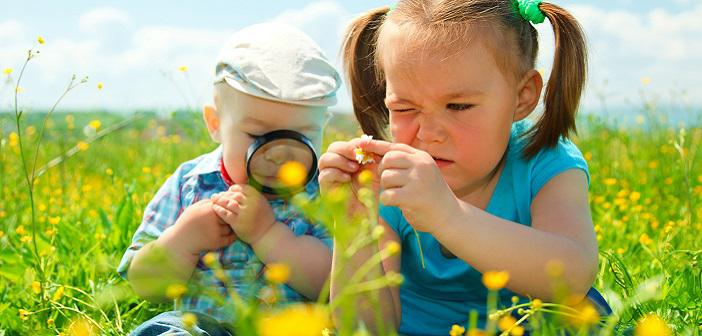
#> input picture BasicOpenCVFunctions/ornek.jpg, 702 x 336 px
$ python basicFunctions.py
#> lines starting #> are read from the running program, lines starting #| are printed output that depends on the picture
import cv2

# ------------------------------------------
# OpenCV Temel Fonksiyonlar Örneği
# ------------------------------------------
# Bu örnekte 3 temel fonksiyon kullanılmaktadır:
# 1. imread(): Görüntü dosyasını okuma
# 2. resize(): Görüntünün boyutunu yeniden ayarlama
# 3. imshow(): Görüntüyü ekranda gösterme

# Görüntüyü dosyadan oku
img = cv2.imread("ornek.jpg")
#> img is the input picture: shape (336, 702, 3); mean B, G, R 109.1, 169.4, 162.5

# Görüntüyü 500x400 boyutlarına yeniden boyutlandır
resized_img = cv2.resize(img, (500, 400))
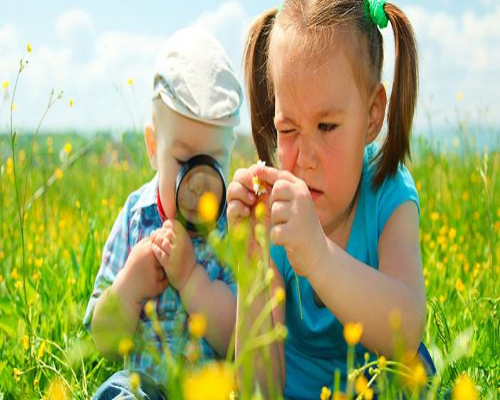
#> resized_img: shape (400, 500, 3); mean B, G, R 109, 169.3, 162.4

# Orijinal görüntüyü göster
cv2.imshow("Orijinal Resim", img)

# Yeniden boyutlandırılmış görüntüyü göster
cv2.imshow("Yeniden Boyutlandirilmis Resim", resized_img)

# Tuşa basılana kadar bekle
cv2.waitKey(0)

# Tüm pencereleri kapat
cv2.destroyAllWindows()
